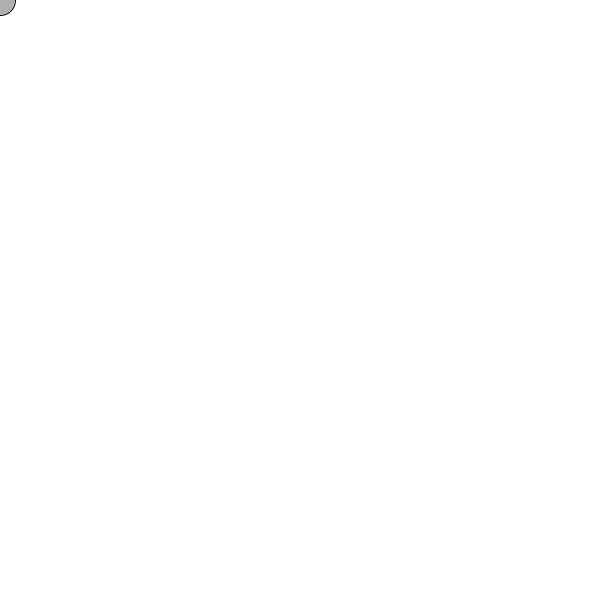
Frame 1 (no input)
Frame 60 (the mouse pressed at the canvas centre just before this capture): identical to frame 1, image omitted
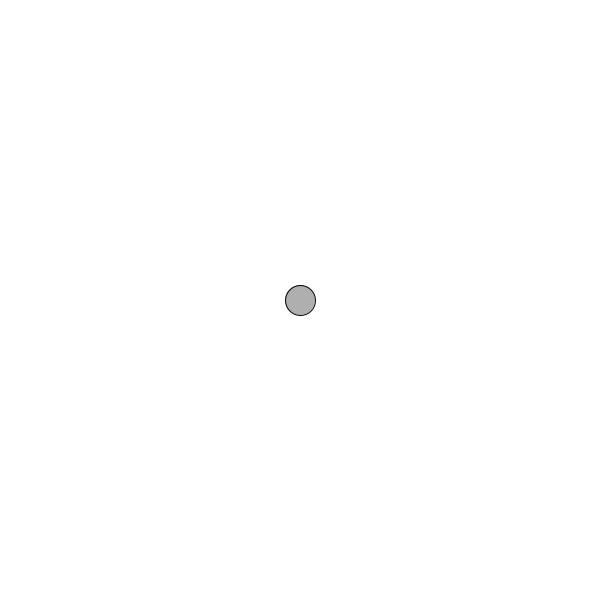
Frame 120 (the mouse held since frame 60 and released just before this capture)

The Processing sketch that drew these frames (run headless with seeded random() and noise(); from frame 60 on, the mouse is pressed at the canvas centre):

// Processing sketch: sketch_2
// ── sketch_2.pde
Object myObject; 

void setup(){
  size(600, 600); 
  
  myObject = new Object(); 
}

void draw(){
  background(255); 
  myObject.move(); 
  myObject.checkBoundaries(); 
  myObject.display(); 
}


class Object{
  PVector pos, vel, accel; 
  
  Object(){
    pos = new PVector(width/2, height/2); 
    vel = new PVector(0, 0); 
    
  }
  
  void move(){
    PVector mouse = new PVector(mouseX,mouseY);
    accel = PVector.sub(mouse,pos);
    
    //normalize your accel vector here
    accel.normalize();
    accel.mult(0.5);
    accel.normalize();
    accel.mult(50);
    vel.limit(4); 
    
    //basic movement vector addition here...
    pushMatrix();
    translate(accel.x, accel.y);
    popMatrix();


  }
  
  void display() {
    stroke(0);
    fill(175);
    ellipse(mouseX,mouseY,30,30);
  }
  
  void checkBoundaries(){
    //add logic here so when the ellipse gets to the edge of the 
    //it is positioned on the opposite side
    if((pos.x > width) || (pos.x < 0)) {
      pos.x = pos.x * -.1;
    }
    if((pos.y > height) || (pos.y < 0)) {
      pos.y = pos.y * -.1;
    }
  }
}
